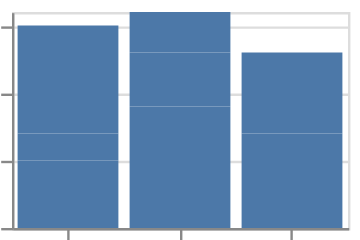

Write a Vega-Lite specification for this figure.
### Vega-Lite specification from a JSON file in a GitHub repository (floating-point values rounded to 4 significant figures)
{"$schema": "https://vega.github.io/schema/vega-lite/v6.json", "padding": 5, "autosize": "none", "data": {"name": "table", "values": [{"c": "A", "g": "p", "x": 1, "y": 2, "v": 5, "t": "2024-01-15", "o": {"v": 3}, "IMDB Rating": 6.1, "d": "x1"}, {"c": "B", "g": "q", "x": 2, "y": 4, "v": 9, "t": "2024-02-20", "o": {"v": 7}, "IMDB Rating": 7.4, "d": "x2"}, {"c": "A", "g": "q", "x": 3, "y": 3, "v": 2, "t": "2024-03-05", "o": {"v": 1}, "IMDB Rating": 5.2, "d": "x1"}, {"c": "C", "g": "p", "x": 4, "y": 6, "v": 7, "t": "2024-05-30", "o": {"v": 4}, "IMDB Rating": 8.8, "d": "x3"}, {"c": "B", "g": "p", "x": 5, "y": 5, "v": 4, "t": "2024-07-11", "o": {"v": 9}, "IMDB Rating": 6.9, "d": "x2"}, {"c": "C", "g": "q", "x": 6, "y": 8, "v": 6, "t": "2024-09-02", "o": {"v": 2}, "IMDB Rating": 7.7, "d": "x3"}, {"c": "A", "g": "p", "x": 7, "y": 7, "v": 8, "t": "2024-11-25", "o": {"v": 5}, "IMDB Rating": 4.4, "d": "x1"}, {"c": "B", "g": "q", "x": 8, "y": 9, "v": 3, "t": "2024-12-31", "o": {"v": 8}, "IMDB Rating": 9.1, "d": "x2"}]}, "width": 140, "height": 90, "mark": "bar", "encoding": {"x": {"field": "c", "type": "nominal", "scale": {"scheme": "blues"}}, "y": {"field": "v", "type": "quantitative"}}}
